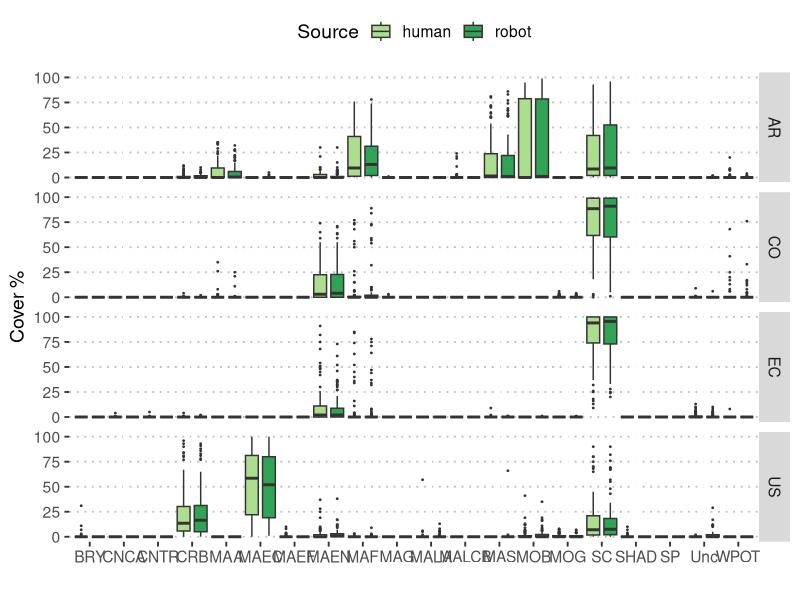
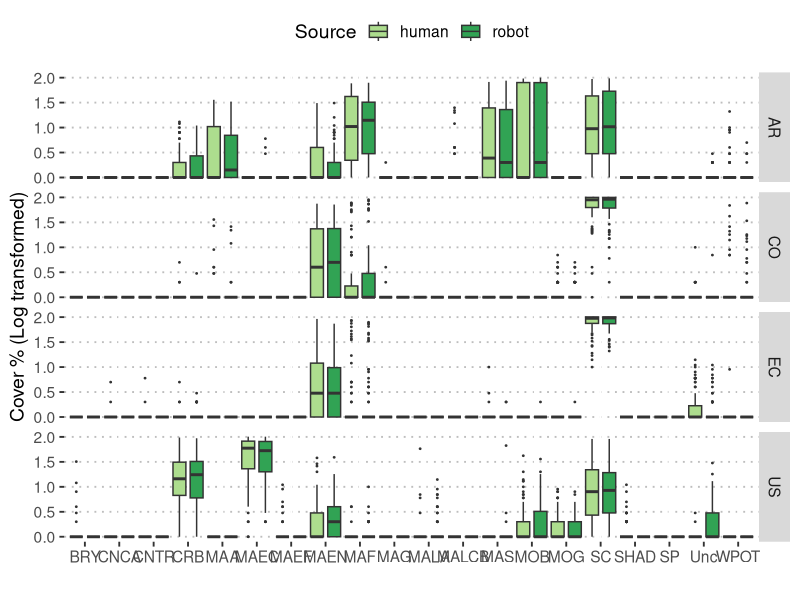
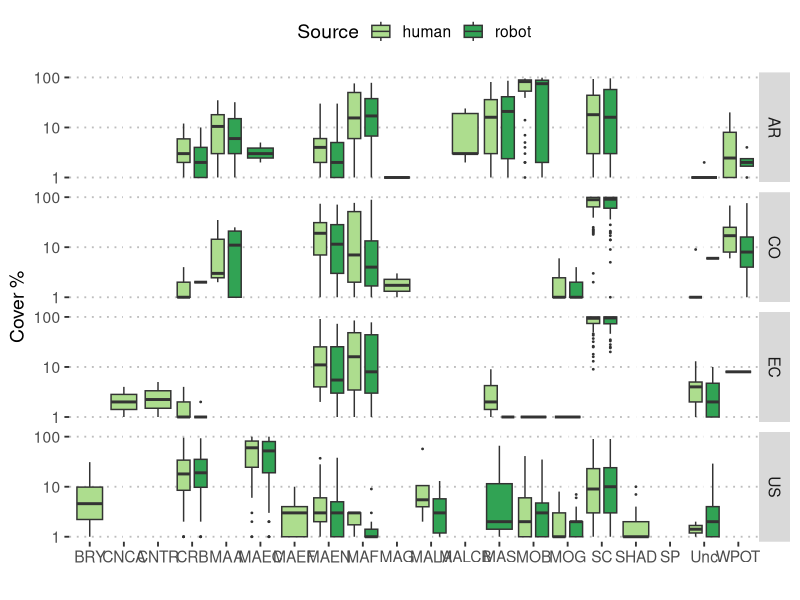
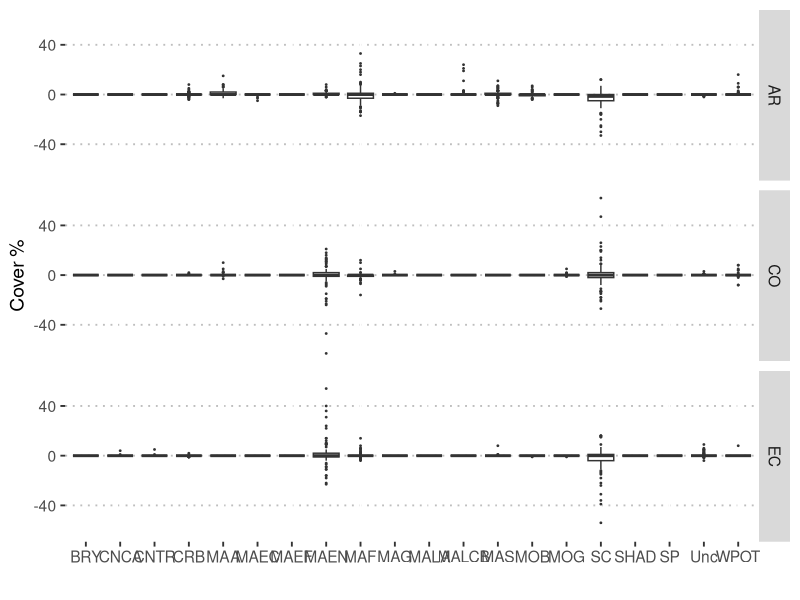
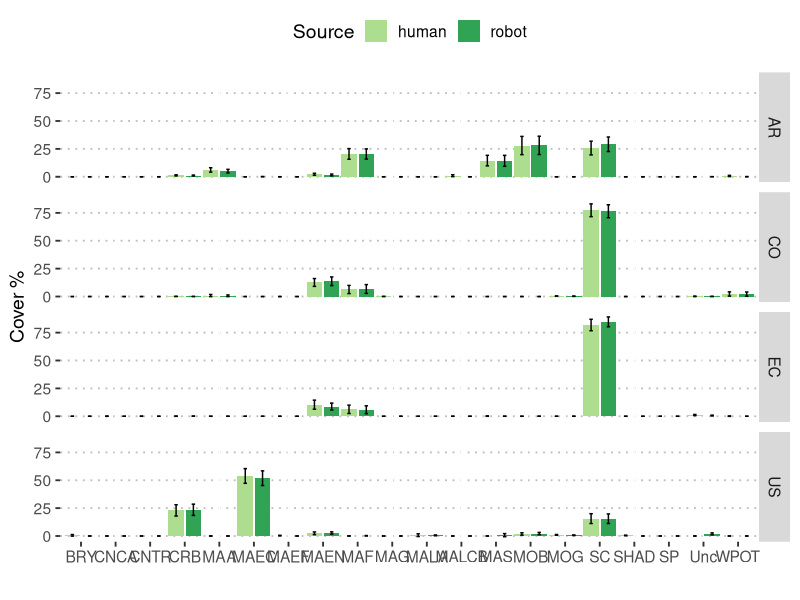
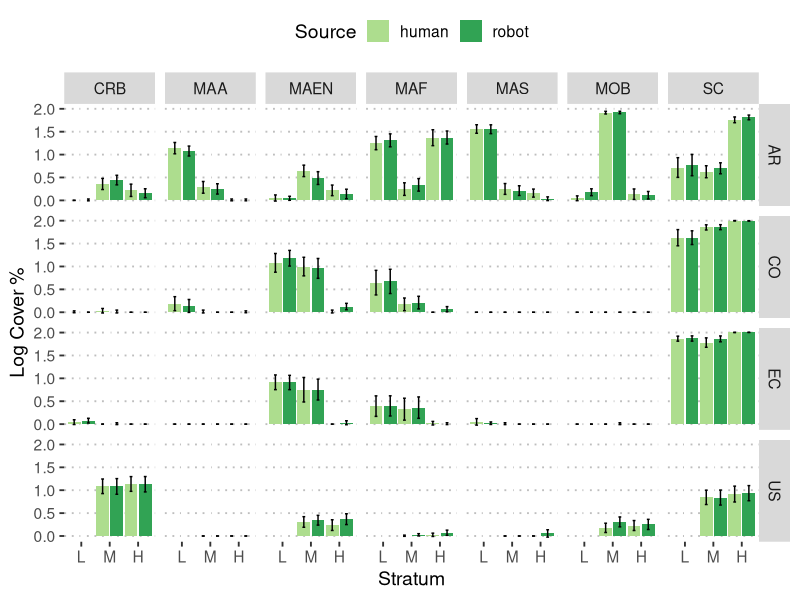
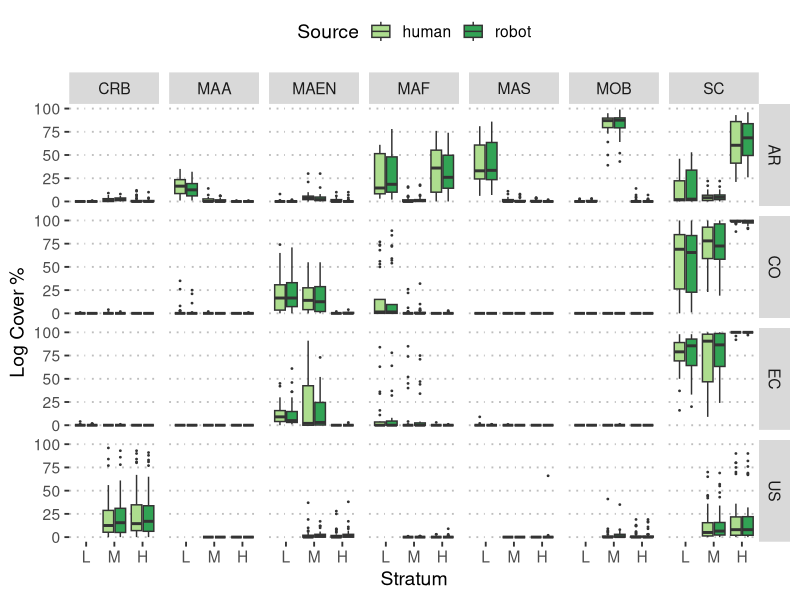
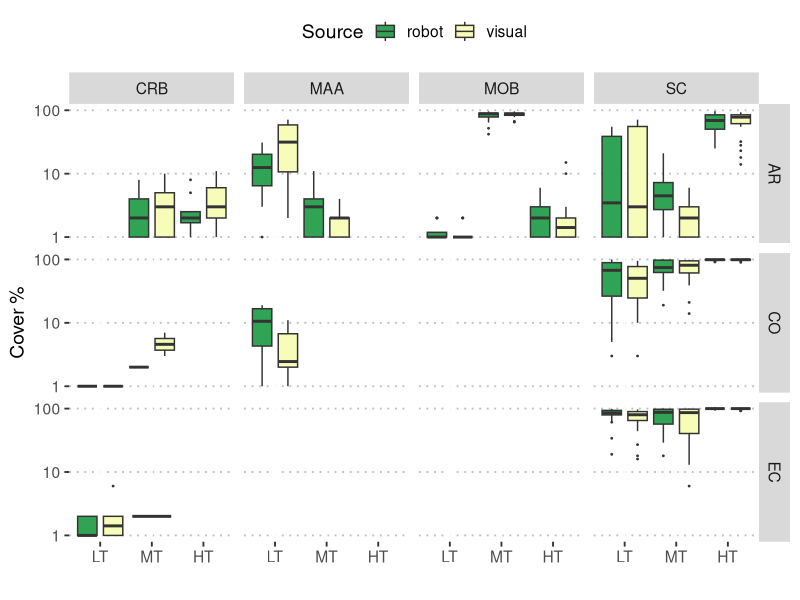

These charts were generated, in order, by the following R code:
## Make Figure 2

library(readr)
library(ggplot2)
library(ggpubr)
library(dplyr)
library(ggpubr)

selectedLabels <- c("CRB", "MOB", "SC", "MAF", "MAEN", "MAA", "MAS")  ## remove MAEC as it is only present in US
sourceColor <- c(visual="#f7fcb9", human="#addd8e", robot="#31a354")


###################
## Human vs Robot
##################
DF_HR <- read_csv("./DataClean/DF_HumanRobot.csv", col_types = cols())
DF_HR$strata <- factor(DF_HR$strata, levels = c("LT", "MT", "HT"))

pp <- ggplot(DF_HR, aes(Label, Cover))
pp + geom_boxplot(position=position_dodge(1), aes(fill=source), outlier.size = 0.3) +
  labs(x="", y="Cover %") + 
  scale_colour_manual("Source", values = sourceColor, aesthetics = 'fill') + 
  facet_grid(country~.) + 
  theme_pubclean(base_size=14)


## if log transformed, you can see better the labels with low cover values
pp <- ggplot(DF_HR, aes(Label, log10(Cover+1)))
pp + geom_boxplot(position=position_dodge(1), aes(fill=source), outlier.size = 0.3) +
  labs(x="", y="Cover % (Log transformed)") + 
  scale_colour_manual("Source", values = sourceColor, aesthetics = 'fill') + 
  facet_grid(country~.) + 
  theme_pubclean(base_size=14)


## Idem but without transforming the variable but using log scale Y-axis
pp <- ggplot(DF_HR, aes(Label, Cover))
pp + geom_boxplot(position=position_dodge(1), aes(fill=source), outlier.size = 0.3) +
  labs(x="", y="Cover %") + 
  scale_y_log10()  +
  scale_colour_manual("Source", values = sourceColor, aesthetics = 'fill') + 
  facet_grid(country~.) + 
  theme_pubclean(base_size=14)


## Let's try plotting the DIFFERENCE, so we can see all the labels around zero
DF_HRdiff <- DF_HR %>% group_by(Name, country, site, strata, Label) %>% 
  summarise(CoverDiff = Cover[source=="human"] - Cover[source=="robot"])

pp <- ggplot(DF_HRdiff, aes(Label, CoverDiff))
pp + geom_boxplot(position=position_dodge(1),outlier.size = 0.3) +
  labs(x="", y="Cover %") + 
  #scale_colour_manual("Source", values = sourceColor, aesthetics = 'fill') + 
  facet_grid(country~.) + 
  theme_pubclean(base_size=14)


## Bar plot with confidence intervals
DF_HRmean <- DF_HR %>% group_by(country, Label, source) %>% 
  summarise(Cover.mean = mean(Cover, na.rm=T),
            Cover.sd = sd(Cover, na.rm=T),
            Cover.n = n(),
            Cover.CIlower = Cover.mean - 1.96*Cover.sd/sqrt(Cover.n), 
            Cover.CIupper = Cover.mean + 1.96*Cover.sd/sqrt(Cover.n))

pp <- ggplot(DF_HRmean, aes(Label, Cover.mean, fill=source))
pp + geom_bar(stat="identity", position=position_dodge(1), aes(fill=source)) +
  geom_errorbar(aes(ymin=Cover.CIlower, ymax=Cover.CIupper), width = 0.2, position=position_dodge(1)) + 
  labs(x="", y="Cover %") + 
  scale_colour_manual("Source", values = sourceColor, aesthetics = 'fill') + 
  facet_grid(country~.) + 
  theme_pubclean(base_size=14)



## THIS IS A REPLICA OF FIGURE 2
## Cover ~strata faceted by country and label. mean and sd calculated using log of Cover+1
DF_HRmean <- DF_HR %>% filter(Label %in% selectedLabels ) %>% 
  group_by(country, strata, Label, source) %>% 
  summarise(Cover.mean = mean(log10(Cover+1), na.rm=T),
            Cover.sd = sd(log10(Cover+1), na.rm=T),
            Cover.n = n(),
            Cover.CIlower = Cover.mean - 1.96*Cover.sd/sqrt(Cover.n), 
            Cover.CIupper = Cover.mean + 1.96*Cover.sd/sqrt(Cover.n))

pp <- ggplot(DF_HRmean, aes(strata, Cover.mean, fill=source))
pp + geom_bar(stat="identity", position=position_dodge(1), aes(fill=source)) +
  geom_errorbar(aes(ymin=Cover.CIlower, ymax=Cover.CIupper), width = 0.2, position=position_dodge(1)) + 
  labs(x="Stratum", y="Log Cover %") + 
  scale_x_discrete(breaks=c("HT", "MT", "LT"), labels=c("H", "M", "L")) + 
  scale_colour_manual("Source", values = sourceColor, aesthetics = 'fill') + 
  facet_grid(country~Label) + 
  theme_pubclean(base_size=14)



## THIS IS A REPLICA OF FIGURE 2, but with BOX PLOTS
## Cover ~strata faceted by country and label. mean and sd calculated using log of Cover+1
pp <- ggplot(DF_HR %>% filter(Label %in% selectedLabels), aes(strata, Cover, fill=source))
pp + geom_boxplot(position=position_dodge(0.85), aes(fill=source), outlier.size = 0.3) +
  labs(x="Stratum", y="Log Cover %") + 
  scale_x_discrete(breaks=c("HT", "MT", "LT"), labels=c("H", "M", "L")) + 
  scale_colour_manual("Source", values = sourceColor, aesthetics = 'fill') + 
  facet_grid(country~Label) + 
  theme_pubclean(base_size=14)







###################
## Visual vs Robot
##################

DF_VR <- read_csv("./DataClean/DF_VisualRobot.csv", col_types = cols())
DF_VR$strata <- factor(DF_VR$strata, levels = c("LT", "MT", "HT"))

## remove US from Visual
pp <- ggplot(DF_VR %>% filter(country != "US", Label %in% selectedLabels), aes(strata, Cover))
pp + geom_boxplot(position=position_dodge(1), aes(fill=source), outlier.size = 0.3) +
  labs(x="", y="Cover %") + 
  scale_y_log10() + 
  scale_colour_manual("Source", values = sourceColor, aesthetics = 'fill') + 
  facet_grid(country~Label) + 
  theme_pubclean(base_size=14)


## With Log transformation

pp <- ggplot(DF_VR %>% filter(country != "US"), aes(Label, log10(Cover+1)))
pp + geom_boxplot(position=position_dodge(1), aes(fill=source), outlier.size = 0.3) +
  labs(x="", y="Cover %") + 
  scale_colour_manual("Source", values = sourceColor, aesthetics = 'fill') + 
  facet_grid(country~.) + 
  theme_pubclean(base_size=14)

## Plot the DIFFERENCE
DF_VRdiff <- DF_VR %>% group_by(Name, country, site, strata, Label) %>% 
  summarise(CoverDiff = Cover[source=="visual"] - Cover[source=="robot"])

pp <- ggplot(DF_VRdiff, aes(Label, CoverDiff))
pp + geom_boxplot(position=position_dodge(1),outlier.size = 0.3) +
  labs(x="", y="Cover %") + 
  #scale_colour_manual("Source", values = sourceColor, aesthetics = 'fill') + 
  facet_grid(country~.) + 
  theme_pubclean(base_size=14)


## THIS IS A REPLICA OF FIGURE 2
## Cover ~strata faceted by country and label. mean and sd calculated using log of Cover+1
DF_VRmean <- DF_VR %>% filter(Label %in% selectedLabels , country !="US") %>% 
  group_by(country, strata, Label, source) %>% 
  summarise(Cover.mean = mean(log10(Cover+1), na.rm=T),
            Cover.sd = sd(log10(Cover+1), na.rm=T),
            Cover.n = n(),
            Cover.CIlower = Cover.mean - 1.96*Cover.sd/sqrt(Cover.n), 
            Cover.CIupper = Cover.mean + 1.96*Cover.sd/sqrt(Cover.n))

pp <- ggplot(DF_VRmean, aes(strata, Cover.mean, fill=source))
pp + geom_bar(stat="identity", position=position_dodge(1), aes(fill=source)) +
  geom_errorbar(aes(ymin=Cover.CIlower, ymax=Cover.CIupper), width = 0.2, position=position_dodge(1)) + 
  labs(x="Stratum", y="Log Cover %") + 
  scale_x_discrete(breaks=c("HT", "MT", "LT"), labels=c("H", "M", "L")) + 
  scale_colour_manual("Source", values = sourceColor, aesthetics = 'fill') + 
  facet_grid(country~Label) + 
  theme_pubclean(base_size=14)


